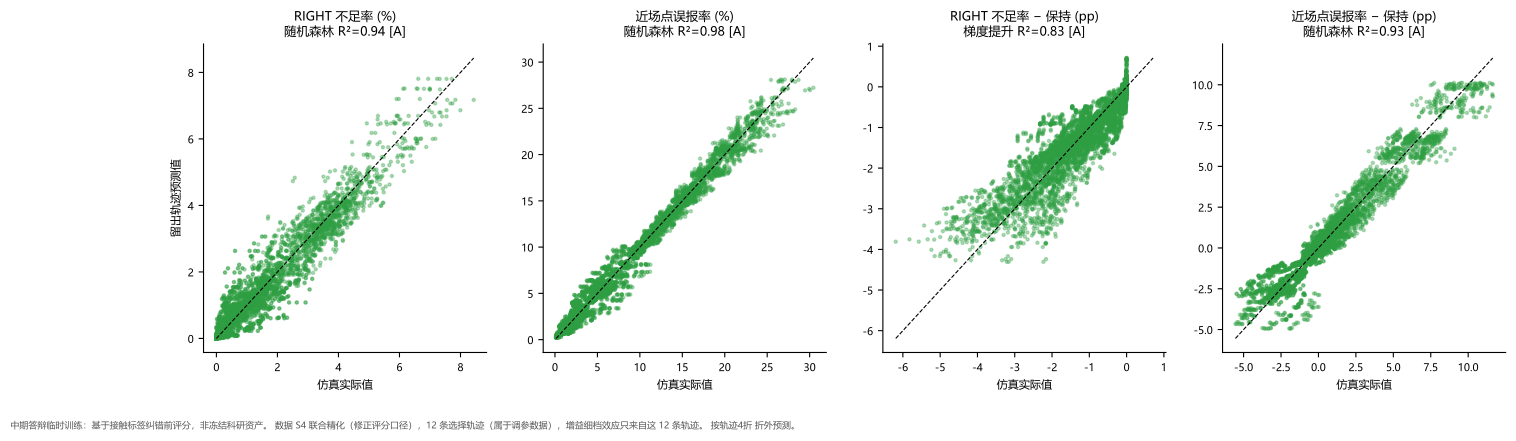

The Python source for this figure:
"""Tavotto entry: existing results only; no training, no simulation.
original_plot_code
"""
import sys
from pathlib import Path
LIBRARY=Path(__file__).resolve().parents[1]
SUPPORT=LIBRARY / "site-packages"
if str(SUPPORT) not in sys.path: sys.path.insert(0,str(SUPPORT))
from _support import draw

fig=draw('M4_趋势增益精化', 'fig02_预测vs实际_折外')
fig.savefig(Path(__file__).parent / 'M4__fig02_预测vs实际_折外.pdf')
